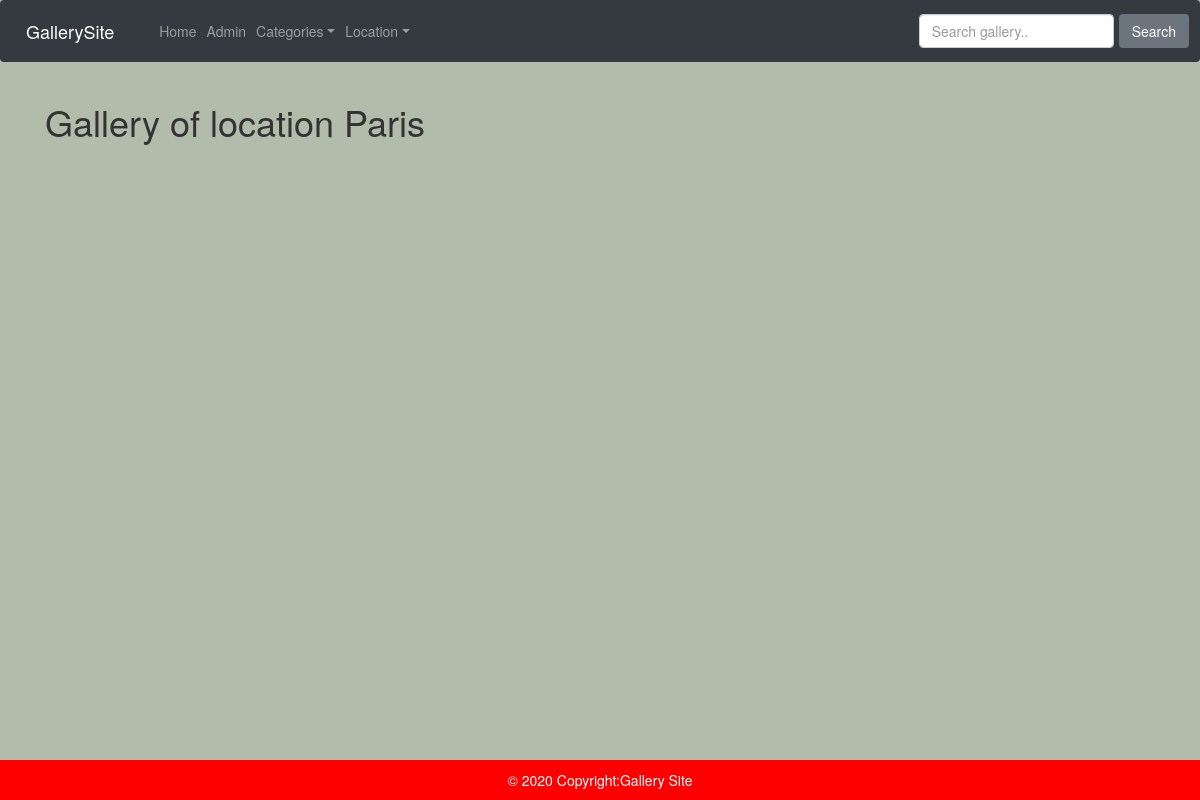
/location/Paris, run on an earlier commit of the app's database.
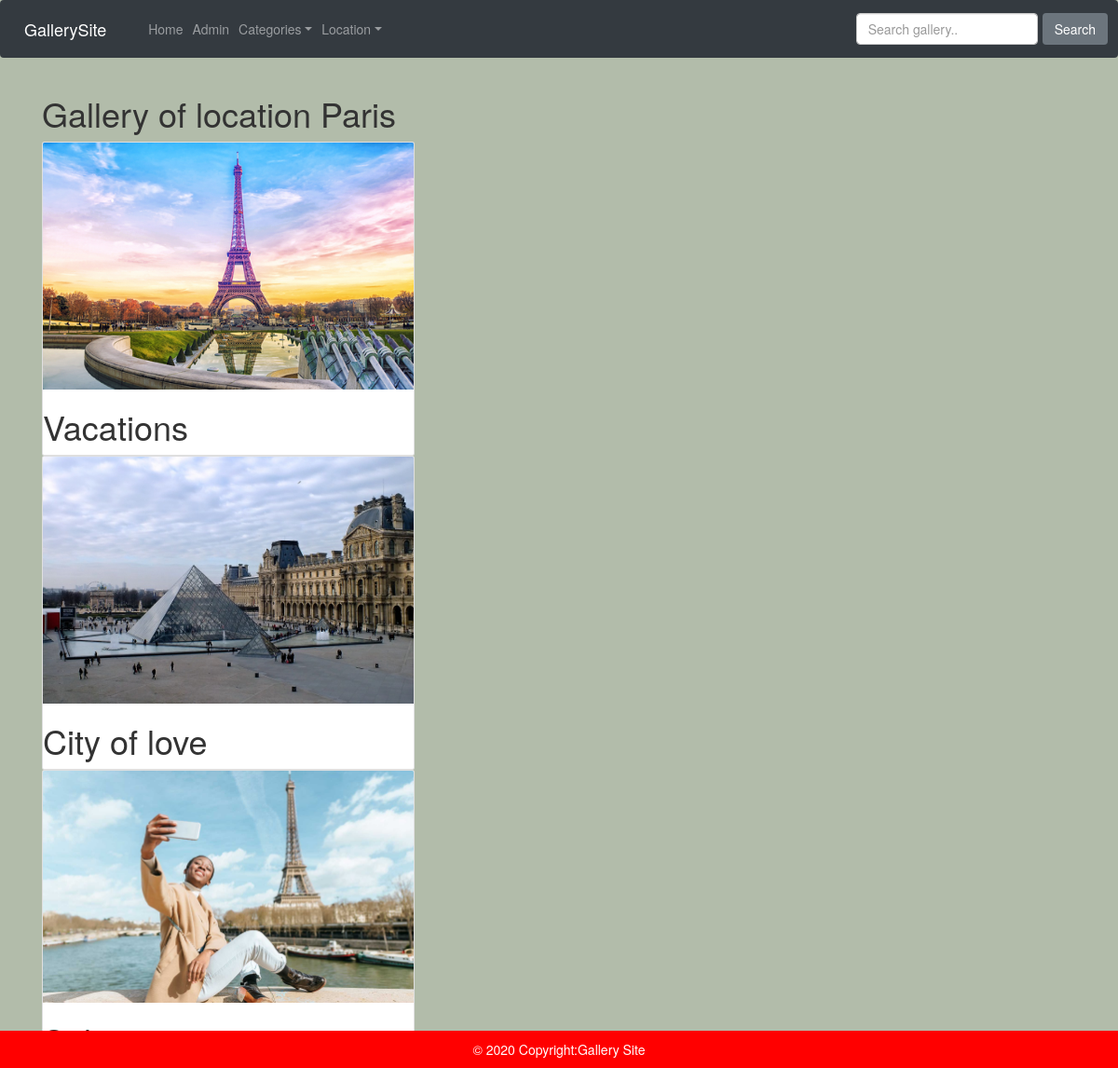
And on a later commit of the database.
### posts/models.py (models this page shows, shortened)
class Location(models.Model):
    name = models.CharField(max_length = 30)
    def __str__(self):
        return self.name

class Post(models.Model):
    title = models.CharField(max_length=30)
    category = models.ForeignKey(Category, on_delete=models.PROTECT, default=1)
    location = models.ForeignKey(Location, on_delete=models.PROTECT, default=1)
    description = models.TextField()
    image =  models.ImageField(blank=True)

### posts/views.py (the view)
# urls.py: path('location/<location>',views.LocListView.as_view(),name='location'),
class LocListView(ListView):
    template_name = 'location.html'
    context_object_name = 'loclist'
    def get_queryset(self):
        content = {
            'loc':self.kwargs['location'],
            'posts':Post.objects.filter(location__name = self.kwargs['location'])
        }
        return content

### posts/views.py (called while the page is built)
def category_list(request):
    category_list = Category.objects.exclude(name='default')
    context = {
        "category_list": category_list,
    }
    return context

def location_list(request):
    location_list = Location.objects.exclude(name='default')
    context = {
        "location_list":location_list,
    }
    return context

### templates/location.html (shortened to what this page needs)
{% extends 'base.html' %}
{% block content %}
<div class="container">
    <h1>Gallery of location {{ loclist.loc }} </h1>
    {% for post in loclist.posts %}
    <div class="card" style="width:400px">
        <a href="" data-toggle="modal" data-target="#{{post.id}}">
        <img class="card-img-top" src="{{post.image.url}}"  class="img-responsive img-thumbnail image" style="width:100%">
        </a>
        <h1>{{post.title}}</h1>
    </div>
    {% endfor %}
</div>
{% endblock %}

### templates/base.html (shortened to what this page needs)
{% load bootstrap3 %}
{% load static %}
<!DOCTYPE html>
<html lang="en">
<head>
    <link rel="stylesheet" href="https://stackpath.bootstrapcdn.com/bootstrap/4.5.0/css/bootstrap.min.css">
    {% block styles %}
        {% bootstrap_css %}
        <link rel="stylesheet" href="{% static 'css/main.css' %}">
    {% endblock %}
</head>
<body>
    {% include 'navbar.html' %}
    {% block content %}
    {% endblock %}
    {% include 'footer.html'%}
</body>
</html>

### templates/navbar.html (shortened to what this page needs)
<nav class="navbar navbar-expand-md navbar-dark bg-dark fixed-top">
    <a class="navbar-brand" href="#">GallerySite</a>
    <div class="collapse navbar-collapse" id="navbarsExampleDefault">
      <ul class="navbar-nav mr-auto">
        <li class="nav-item">
          <a class="nav-link" href="/">Home <span class="sr-only">(current)</span></a>
        </li>
        <li class="nav-item">
          <a class="nav-link" href="/admin">Admin</a>
        </li>
        <li class="nav-item dropdown">
            <a class="nav-link dropdown-toggle" href="#" id="dropdown01" role="button" data-toggle="dropdown" aria-haspopup="true" aria-expanded="false">Categories</a>
        </li>
        <li class="nav-item dropdown">
            <a class="nav-link dropdown-toggle" href="#" id="dropdown01" role="button" data-toggle="dropdown" aria-haspopup="true" aria-expanded="false">Location</a>
        </li>
      </ul>
    </div>
    <form methods='GET' action="{% url 'search' %}" class="form-inline my-2 my-lg-0" >
        <input type='text' name='post' class="form-control mr-sm-2" placeholder='Search gallery..'  aria-label="Search" />
        <button type='submit'  class="btn btn-secondary my-2 my-sm-0" >
          Search
        </button>
    </form>
  </nav>

### templates/footer.html
<footer class="footer mt-auto py-3">
    <div class="container-fluid">
      <span class="text-center">© 2020 Copyright:Gallery Site</span>
    </div>
</footer>

### posts/static/css/main.css (style rules this page uses)
.footer { position: fixed; left: 0; bottom: 0; width: 100%; background-color: red; color: white; text-align: center; }
body { background-color: #B2BCAA; }

What changed in the data, as far as the page shows it:
added Location: loc "Paris"
added Post: image (picture), title "Vacations"
added Post: image (picture), title "City of love"
added Post: image (picture)
Also different on the page:
{{ loclist.loc }}: "Paris" → (not shown)
